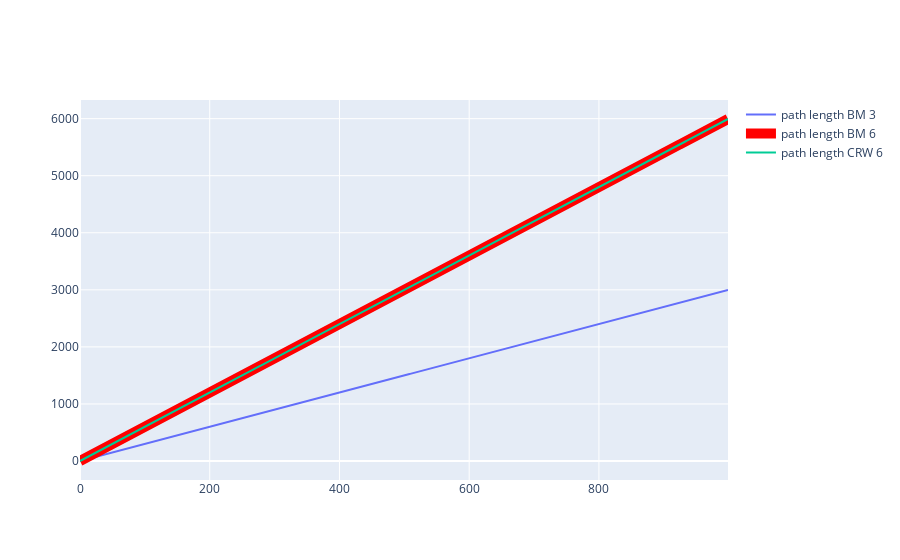

Write notebook code for a chart like this one.
### Markdown cell above
## Generate trayectoris and plot

### Code cell
# Initial parameters
s_pos = [0,0]
n_steps = 1000

fig = go.Figure()

# BM 3
BM_df = BrownianMotionTrayectory(n_steps, s_pos, vel=3)
BM_trayectory = DfTrayectory(BM_df,n_steps,s_pos)
fig.add_trace(go.Scatter(
    x=BM_trayectory.index,
    y=BM_trayectory.y,
    mode='lines',
    name="path length BM 3",
    showlegend=True
))

# BM 6
BM_df = BrownianMotionTrayectory(n_steps, s_pos, vel=6)
BM_trayectory = DfTrayectory(BM_df,n_steps,s_pos)
fig.add_trace(go.Scatter(
    x=BM_trayectory.index,
    y=BM_trayectory.y,
    mode='lines',
    name="path length BM 6",
    showlegend=True,
    line=dict(color='red', width=10) 
))


# CRW 6
CRW_df = CorrelatedRandomWalk(n_steps, s_pos, vel=6)
CRW_trayectory = DfTrayectory(CRW_df,n_steps,s_pos)
fig.add_trace(go.Scatter(
    x=CRW_trayectory.index,
    y=CRW_trayectory.y,
    mode='lines',
    name="path length CRW 6",
    showlegend=True
))

fig.show()

### Figure 1 — Plotly figure (JSON) as saved in the notebook; plotly's stock layout.template omitted (floating-point values rounded to 4 significant figures; data arrays with more than 128 entries replaced by an {"elided": "..."} marker saying what was removed)
{"data": [{"mode": "lines", "name": "path length BM 3", "showlegend": true, "type": "scatter", "x": {"elided": "1000 int values"}, "y": {"elided": "1000 int values"}}, {"line": {"color": "red", "width": 10}, "mode": "lines", "name": "path length BM 6", "showlegend": true, "type": "scatter", "x": {"elided": "1000 int values"}, "y": {"elided": "1000 int values"}}, {"mode": "lines", "name": "path length CRW 6", "showlegend": true, "type": "scatter", "x": {"elided": "1000 int values"}, "y": {"elided": "1000 int values"}}], "layout": {}}
